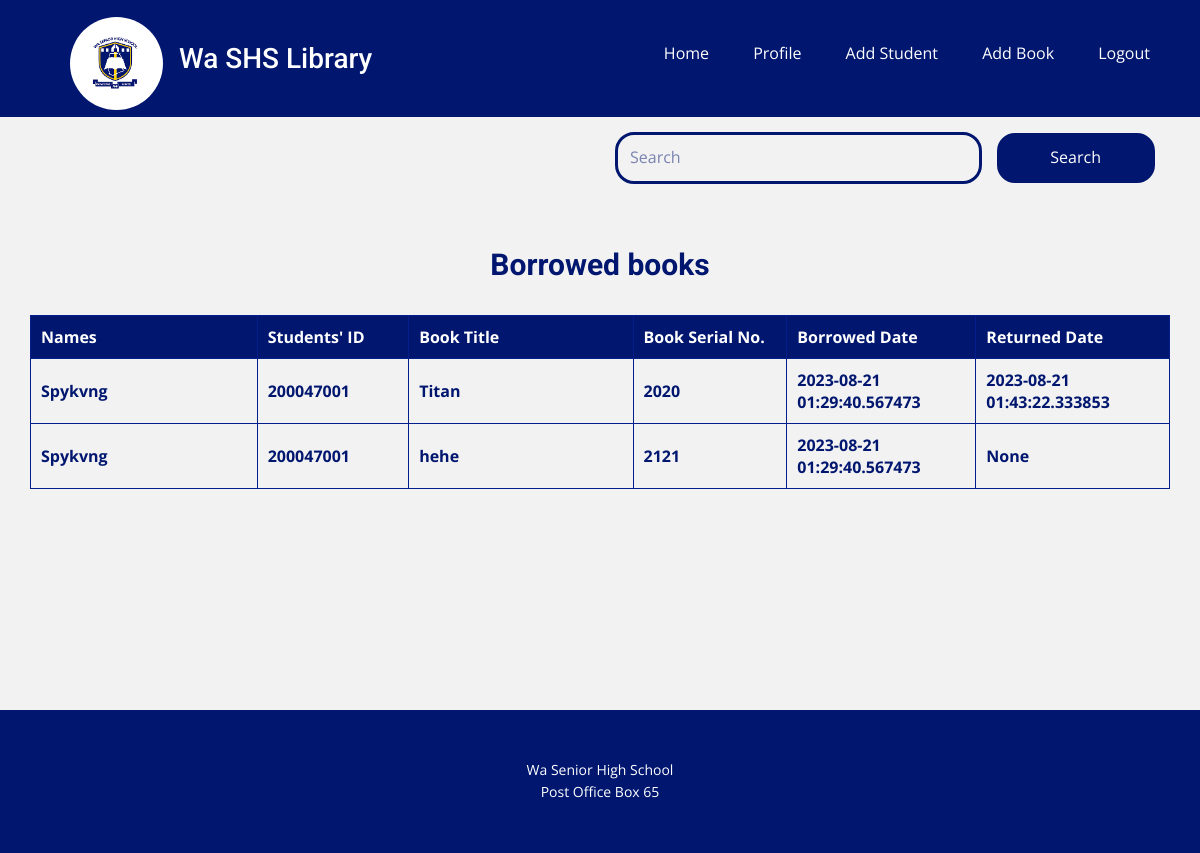
Screenshot of /view-borrowed-books (signed in) with the database file from the repository.
### database.py (models this page shows, shortened)
class Borrow(db.Model):
    id = db.Column(db.Integer, primary_key=True)
    title = db.Column(db.String(60), unique=False, nullable=False)
    serial_no = db.Column(db.String(60), unique=True, nullable=False)
    status = db.Column(db.String(60), unique=False, nullable=False)
    borrowed_by = db.Column(db.String(60), unique=False, nullable=False)
    student_name = db.Column(db.String(60), unique=False, nullable=False)
    borrowed_date = db.Column(db.String(20), unique=False, nullable=False, default=datetime.utcnow())
    returned_date = db.Column(db.String(20), unique=False, nullable=True)

### routes.py (the view)
@app.route('/view-borrowed-books', methods=['GET', 'POST'])
@login_required
def view_borrowed_books():
    form = Search()
    books = Borrow.query.all()
    if form.validate_on_submit():
        books = Borrow.query.filter_by(title=form.search.data).all()
        return render_template('view-table.html', form=form, books=books)
    return render_template('view-table.html', title='View Borrowed Books', form=form, books=books)

### forms.py
class Search(FlaskForm):
    search = StringField('Search', validators=[DataRequired()])
    submit = SubmitField('submit')

### routes.py (called while the page is built)
@login_manager.user_loader
def load_user(user_id):
    return Students.query.get(int(user_id))

### templates/view-table.html (shortened to what this page needs)
{% extends 'base.html' %}
{% block head %}
<link
href="{{ url_for('static', filename='view-table.css') }}"
media="screen"
rel="stylesheet"
/>
{% endblock %}
{% block content %}
<section
class="u-align-center u-clearfix u-grey-5 u-section-1"
id="sec-d382"
>
<div class="u-clearfix u-sheet u-valign-top u-sheet-1">
  <div class="u-expanded-width-sm u-expanded-width-xs u-form u-form-1">
    <form
      action="{{url_for('view_borrowed_books')}}"
      class="u-clearfix u-form-horizontal u-form-spacing-15 u-inner-form"
      method="POST"
      source="custom"
      style="padding: 15px"
    >
      <div class="u-form-group u-label-none">
        {{ form.search(required=True, id="search", class_="u-border-3
        u-border-custom-color-1 u-input u-input-rectangle u-none
        u-radius-19 u-text-custom-color-1", placeholder='Search') }}
      </div>
      <div class="u-form-group u-form-submit">
        <a
          class="u-border-2 u-border-custom-color-1 u-border-hover-custom-color-3 u-btn u-btn-round u-btn-submit u-button-style u-custom-color-1 u-hover-custom-color-1 u-radius-18 u-btn-1"
          href="{{url_for('view_borrowed_books')}}"
        >
          Search
        </a>
      </div>
    </form>
  </div>
  <h4
    class="u-align-center u-text u-text-custom-color-1 u-text-default u-text-1"
  >
    Borrowed books
  </h4>
  <div class="u-expanded-width u-table u-table-responsive u-table-1">
    <table class="u-table-entity u-table-entity-1">
      <colgroup>
        <col width="19.9%" />
        <col width="13.3%" />
        <col width="19.7%" />
        <col width="13.5%" />
        <col width="16.6%" />
        <col width="17%" />
      </colgroup>
      <thead class="u-custom-color-1 u-table-header u-table-header-1">
        <tr style="height: 21px">
          <th class="u-border-1 u-border-custom-color-3 u-table-cell">
            Names
          </th>
          <th class="u-border-1 u-border-custom-color-3 u-table-cell">
            Students' ID
          </th>
          <th class="u-border-1 u-border-custom-color-3 u-table-cell">
            Book Title
          </th>
          <th class="u-border-1 u-border-custom-color-3 u-table-cell">
            Book Serial No.
          </th>
          <th class="u-border-1 u-border-custom-color-3 u-table-cell">
            Borrowed Date
          </th>
          <th class="u-border-1 u-border-custom-color-3 u-table-cell">
            Returned Date
          </th>
        </tr>
      </thead>
      <tbody class="u-table-body u-text-custom-color-1 u-table-body-1">
        {% for book in books %}
        <tr style="height: 50px">
          <td
            class="u-border-1 u-border-custom-color-3 u-first-column u-grey-5 u-table-cell u-text-custom-color-1 u-table-cell-7"
          >
            {{ book.student_name }}
          </td>
          <td class="u-border-1 u-border-custom-color-3 u-table-cell">
            {{ book.borrowed_by }}
          </td>
          <td class="u-border-1 u-border-custom-color-3 u-table-cell">
            {{ book.title }}
          </td>
          <td class="u-border-1 u-border-custom-color-3 u-table-cell">
            {{ book.serial_no }}
          </td>
          <td
            class="u-border-1 u-border-custom-color-3 u-table-cell"
          >
          {{ book.borrowed_date }}
          </td>
          <td
            class="u-border-1 u-border-custom-color-3 u-table-cell"
            >{{ book.returned_date }}</td>
        </tr>
        {% endfor %}
      </tbody>
    </table>
  </div>
</div>
</section>
{% endblock %}

### templates/base.html (shortened to what this page needs)
<html lang="en" style="font-size: 16px">
  <head>
    <link
      href="{{ url_for('static', filename='nicepage.css') }}"
      media="screen"
      rel="stylesheet"
    />
    {% block head %}{% endblock %}
    <link
      rel="stylesheet"
      href="https://cdn.jsdelivr.net/npm/bootstrap@5.2.3/dist/css/bootstrap.min.css"
    />
  </head>
  <body class="u-body u-xl-mode" data-lang="en">
    <header class="u-clearfix u-custom-color-1 u-header u-header" id="sec-325b">
      <div
        class="u-clearfix u-sheet u-valign-middle-lg u-valign-middle-md u-valign-middle-sm u-valign-middle-xl u-sheet-1"
      >
        <nav class="u-menu u-menu-one-level u-offcanvas u-menu-1">
          <div class="u-custom-menu u-nav-container">
            <ul class="u-nav u-unstyled u-nav-1">
              <li class="u-nav-item">
                <a
                  class="u-button-style u-nav-link u-text-active-palette-3-base u-text-hover-palette-2-base"
                  href="{{url_for('login')}}"
                  style="padding: 10px 20px"
                  >Home</a
                >
              </li>
              {% if current_user.is_authenticated %}
              <li class="u-nav-item">
                <a
                  class="u-button-style u-nav-link u-text-active-palette-3-base u-text-hover-palette-2-base"
                  href="{{url_for('profile')}}"
                  style="padding: 10px 20px"
                  >Profile</a
                >
              </li>
              <li class="u-nav-item">
                <a
                  class="u-button-style u-nav-link u-text-active-palette-3-base u-text-hover-palette-2-base"
                  href="{{url_for('add_student')}}"
                  style="padding: 10px 20px"
                  >Add Student</a
                >
              </li>
              <li class="u-nav-item">
                <a
                  class="u-button-style u-nav-link u-text-active-palette-3-base u-text-hover-palette-2-base"
                  href="{{url_for('add_book')}}"
                  style="padding: 10px 20px"
                  >Add Book</a
                >
              </li>
              <li class="u-nav-item">
                <a
                  class="u-button-style u-nav-link u-text-active-palette-3-base u-text-hover-palette-2-base"
                  href="{{url_for('logout')}}"
                  style="padding: 10px 20px"
                  >Logout</a
                >
              </li>
              {% endif %}
            </ul>
          </div>
        </nav>
        <div class="u-clearfix u-group-elements u-group-elements-1">
          <img
            alt=""
            class="u-image u-image-circle u-image-contain u-image-1"
            data-image-height="267"
            data-image-width="189"
            src="{{ url_for('static', filename='images/images.png') }}"
          />
        </div>
        <h3 class="u-text u-text-default u-text-1">Wa SHS Library</h3>
      </div>
    </header>
    {% block content %} {% endblock %}
    <footer
      class="u-align-center u-clearfix u-custom-color-1 u-footer u-footer"
      id="sec-8a79"
    >
      <div class="u-clearfix u-sheet u-sheet-1">
        <p class="u-small-text u-text u-text-variant u-text-1">
          Wa Senior High School
          <br />
          Post Office Box 65
        </p>
      </div>
    </footer>
  </body>
</html>

### static/view-table.css (style rules this page uses)
.u-section-1 .u-sheet-1 { min-height: 593px; }
.u-section-1 .u-form-1 { height: 81px; margin: 0 0 0 570px; }
.u-section-1 .u-btn-1 { border-style: solid; padding: 10px 52px 10px 51px; }
.u-section-1 .u-text-1 { font-weight: 700; font-size: 1.875rem; margin: 32px auto 0; }
.u-section-1 .u-table-1 { margin-top: 32px; margin-bottom: 59px; }
.u-section-1 .u-table-entity-1 { min-height: 100px; }
.u-section-1 .u-table-header-1 { font-weight: 700; background-image: none; }
.u-section-1 .u-table-body-1 { font-weight: 700; }
.u-section-1 .u-table-cell-7 { background-image: none; }

### rows the page displays
Borrow: student_name "Spykvng", borrowed_by "200047001", title "Titan", serial_no "2020", borrowed_date "2023-08-21 01:29:40.567473", returned_date "2023-08-21 01:43:22.333853"
Borrow: student_name "Spykvng", borrowed_by "200047001", title "hehe", serial_no "2121", borrowed_date "2023-08-21 01:29:40.567473", returned_date "None"
